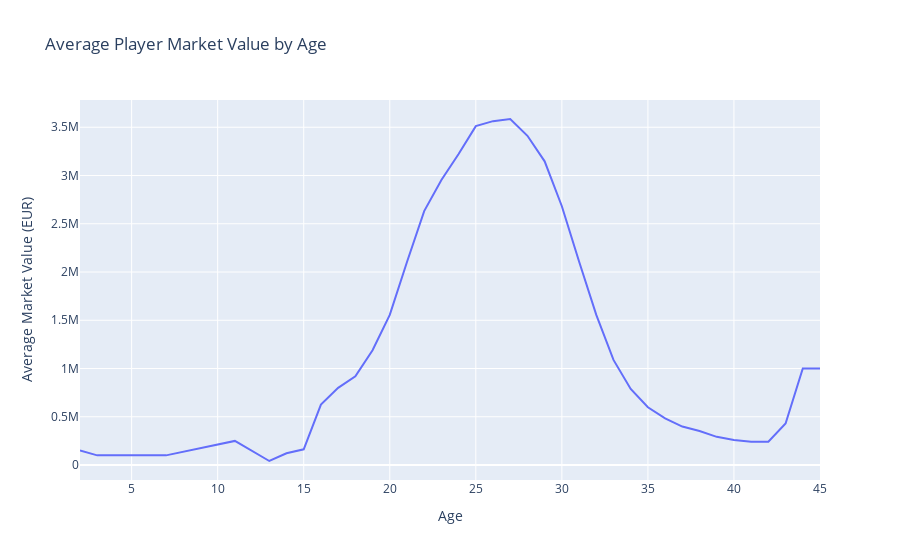

Here is the notebook cell this chart was saved with:
### Code cell
# Calculate average market value and count at each age
avg_value_by_age = (
    pdf_joined.groupby("age")["market_value_in_eur"]
    .agg(["mean", "count"])
    .reset_index()
    .rename(columns={"mean": "avg_market_value", "count": "player_count"})
)

# Plot the line graph with hover data showing player count
fig = px.line(
    avg_value_by_age,
    x="age",
    y="avg_market_value",
    title="Average Player Market Value by Age",
    labels={"avg_market_value": "Average Market Value (EUR)", "age": "Age"},
    hover_data={"player_count": True}
)
fig.show()

### Figure 1 — Plotly figure (JSON) as saved in the notebook; plotly's stock layout.template omitted (floating-point values rounded to 4 significant figures)
{"data": [{"customdata": [[1], [1], [1], [1], [3], [7], [81], [1744], [7689], [18584], [30902], [37432], [39611], [40117], [39768], [38433], [36248], [33697], [30894], [27924], [24773], [21503], [18270], [15043], [11724], [8469], [5691], [3480], [1973], [1046], [511], [256], [119], [35], [11], [2], [1]], "hovertemplate": "Age=%{x}<br>Average Market Value (EUR)=%{y}<br>player_count=%{customdata[0]}<extra></extra>", "legendgroup": "", "line": {"color": "#636efa", "dash": "solid"}, "marker": {"symbol": "circle"}, "mode": "lines", "name": "", "orientation": "v", "showlegend": false, "type": "scatter", "x": [2, 3, 7, 11, 13, 14, 15, 16, 17, 18, 19, 20, 21, 22, 23, 24, 25, 26, 27, 28, 29, 30, 31, 32, 33, 34, 35, 36, 37, 38, 39, 40, 41, 42, 43, 44, 45], "xaxis": "x", "y": [150000, 100000, 100000, 250000, 41670.0, 121400.0, 163100.0, 625700.0, 800000.0, 918800.0, 1190000.0, 1556000.0, 2104000.0, 2631000.0, 2954000.0, 3223000.0, 3511000.0, 3563000.0, 3586000.0, 3412000.0, 3147000.0, 2682000.0, 2109000.0, 1555000.0, 1089000.0, 788900.0, 598800.0, 483200.0, 398600.0, 351700.0, 291900.0, 260000.0, 240800.0, 241300.0, 430500.0, 1000000, 1000000], "yaxis": "y"}], "layout": {"legend": {"tracegroupgap": 0}, "title": {"text": "Average Player Market Value by Age"}, "xaxis": {"anchor": "y", "domain": [0, 1], "title": {"text": "Age"}}, "yaxis": {"anchor": "x", "domain": [0, 1], "title": {"text": "Average Market Value (EUR)"}}}}
